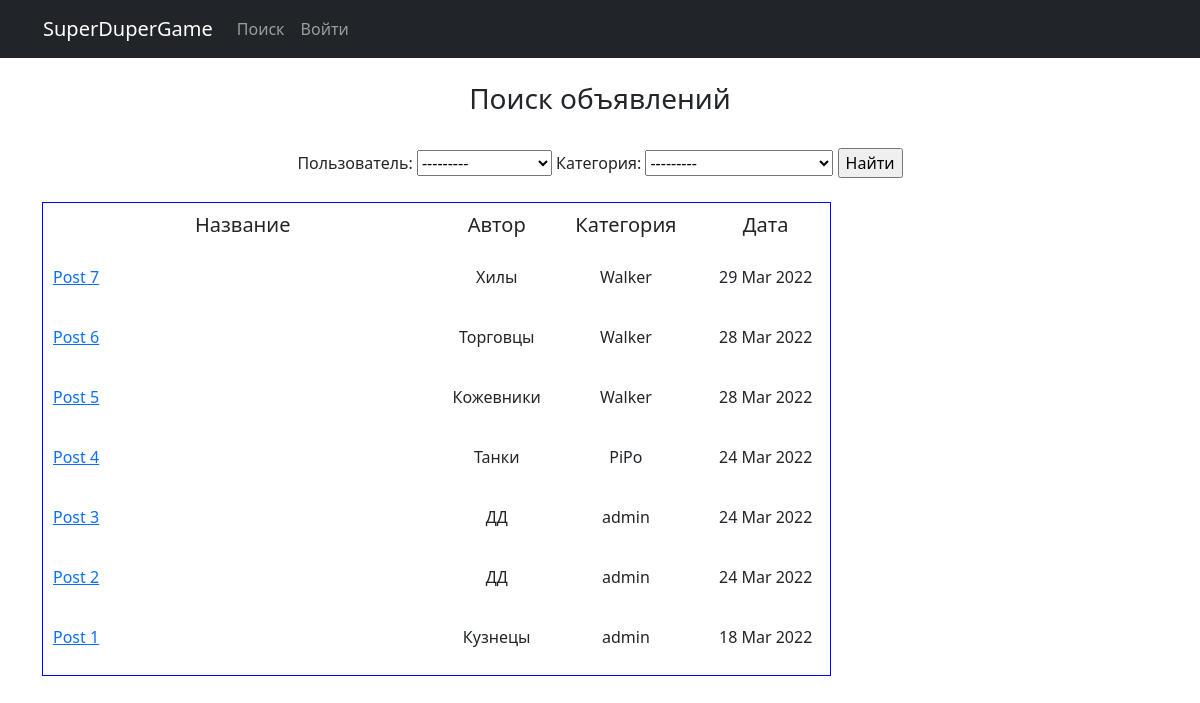
The app's page /search/ with its own data.
### main/models.py (models this page shows, shortened)
class Note(models.Model):
    title = models.CharField(max_length=128, verbose_name='Название')
    content = RichTextUploadingField(verbose_name='Контент')
    datetime = models.DateTimeField(auto_now_add=True, verbose_name='Дата создания')
    user = models.ForeignKey(User, blank=True, null=True, on_delete=models.CASCADE, verbose_name='Пользователь')
    category = models.ForeignKey(Category, on_delete=models.CASCADE, verbose_name='Категория')

class Category(models.Model):
    name = models.CharField(max_length=64, unique=True, verbose_name='Название')
    def __str__(self):
        return f'{self.name}'

### main/views.py (the view)
# urls.py: path('search/', NoteSearch.as_view(), name='search'),
class NoteSearch(ListView):
    model = Note
    template_name = 'note_search.html'
    context_object_name = 'note'
    ordering = ['-datetime']
    def get_context_data(self, **kwargs):
        context = super().get_context_data(**kwargs)
        context['filter'] = NoteFilter(self.request.GET, queryset=self.get_queryset())
        return context

### templates/note_search.html (shortened to what this page needs)
{% extends 'static/default.html' %}
{% block content %}
<br><h3>Поиск объявлений</h3>
<br><form method="GET">
    {{ filter.form }}
    <input type="submit" value="Найти">
</form><br>
<table cellspacing="5" cellpadding="10" border="1"
       style=" border-spacing : 10px; border-color : blue; border-style: solid;" bgcolor="FFFFFF">
    <tr>
        <td width="400">
            <h5>Название</h5>
        </td>
        <td width="100">
            <h5>Автор</h5>
        </td>
        <td width="150">
            <h5>Категория</h5>
        </td>
        <td width="130">
            <h5>Дата</h5>
        </td>
    </tr>
    {% for note in filter.qs %}
    <tr>
        <td>
            <p align="left"><a href="{% url 'detail' note.id %}"><u>{{ note.title | truncatechars:60 }}</u></a></p>
        </td>
        <td>
            <p align="center">{{ note.category }}</p>
        </td>
        <td>
            <p align="center">{{ note.user }}</p>
        </td>
        <td>
            <p align="center">{{ note.datetime | date:"d M Y" }}</p>
        </td>
    </tr>
    {% endfor %}
</table>
<br>
{% endblock content %}

### records on screen
Note: title "Post 7", category "Хилы", user "Walker", datetime "29 Mar 2022"
Note: title "Post 6", category "Торговцы", user "Walker", datetime "28 Mar 2022"
Note: title "Post 5", category "Кожевники", user "Walker", datetime "28 Mar 2022"
Note: title "Post 4", category "Танки", user "PiPo", datetime "24 Mar 2022"
Note: title "Post 3", category "ДД", user "admin", datetime "24 Mar 2022"
Note: title "Post 2", category "ДД", user "admin", datetime "24 Mar 2022"
Note: title "Post 1", category "Кузнецы", user "admin", datetime "18 Mar 2022"
